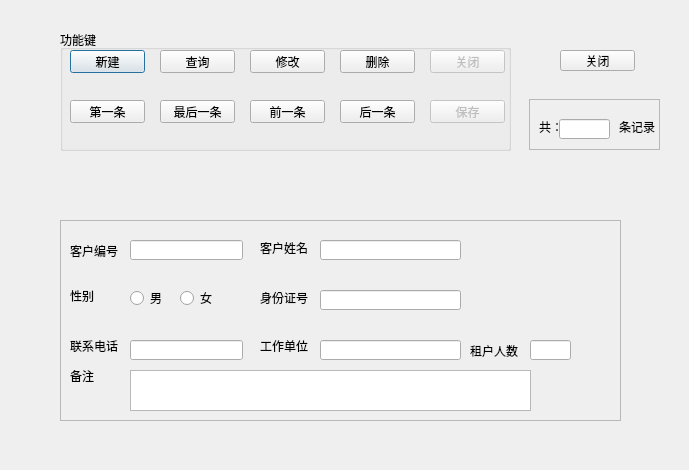
<?xml version="1.0" encoding="UTF-8"?>
<ui version="4.0">
 <class>Customer</class>
 <widget class="QDialog" name="Customer">
  <property name="geometry">
   <rect>
    <x>0</x>
    <y>0</y>
    <width>689</width>
    <height>470</height>
   </rect>
  </property>
  <property name="windowTitle">
   <string>用户管理</string>
  </property>
  <widget class="QFrame" name="frame">
   <property name="enabled">
    <bool>true</bool>
   </property>
   <property name="geometry">
    <rect>
     <x>60</x>
     <y>220</y>
     <width>561</width>
     <height>201</height>
    </rect>
   </property>
   <property name="frameShape">
    <enum>QFrame::StyledPanel</enum>
   </property>
   <property name="frameShadow">
    <enum>QFrame::Raised</enum>
   </property>
   <widget class="QLabel" name="label">
    <property name="geometry">
     <rect>
      <x>10</x>
      <y>20</y>
      <width>54</width>
      <height>21</height>
     </rect>
    </property>
    <property name="text">
     <string>客户编号</string>
    </property>
   </widget>
   <widget class="QLineEdit" name="lineEditCustomerId">
    <property name="enabled">
     <bool>true</bool>
    </property>
    <property name="geometry">
     <rect>
      <x>70</x>
      <y>20</y>
      <width>113</width>
      <height>20</height>
     </rect>
    </property>
   </widget>
   <widget class="QLabel" name="label_2">
    <property name="geometry">
     <rect>
      <x>200</x>
      <y>20</y>
      <width>54</width>
      <height>16</height>
     </rect>
    </property>
    <property name="text">
     <string>客户姓名</string>
    </property>
   </widget>
   <widget class="QLineEdit" name="lineEditName">
    <property name="enabled">
     <bool>true</bool>
    </property>
    <property name="geometry">
     <rect>
      <x>260</x>
      <y>20</y>
      <width>141</width>
      <height>20</height>
     </rect>
    </property>
   </widget>
   <widget class="QLabel" name="label_4">
    <property name="geometry">
     <rect>
      <x>200</x>
      <y>70</y>
      <width>54</width>
      <height>16</height>
     </rect>
    </property>
    <property name="text">
     <string>身份证号</string>
    </property>
   </widget>
   <widget class="QLabel" name="label_3">
    <property name="geometry">
     <rect>
      <x>10</x>
      <y>70</y>
      <width>54</width>
      <height>12</height>
     </rect>
    </property>
    <property name="text">
     <string>性别</string>
    </property>
   </widget>
   <widget class="QRadioButton" name="male_Button">
    <property name="geometry">
     <rect>
      <x>70</x>
      <y>70</y>
      <width>89</width>
      <height>16</height>
     </rect>
    </property>
    <property name="text">
     <string>男</string>
    </property>
   </widget>
   <widget class="QRadioButton" name="female_Button">
    <property name="geometry">
     <rect>
      <x>120</x>
      <y>70</y>
      <width>89</width>
      <height>16</height>
     </rect>
    </property>
    <property name="text">
     <string>女</string>
    </property>
   </widget>
   <widget class="QLineEdit" name="lineEditIdCard">
    <property name="geometry">
     <rect>
      <x>260</x>
      <y>70</y>
      <width>141</width>
      <height>20</height>
     </rect>
    </property>
   </widget>
   <widget class="QLabel" name="label_5">
    <property name="geometry">
     <rect>
      <x>10</x>
      <y>120</y>
      <width>54</width>
      <height>12</height>
     </rect>
    </property>
    <property name="text">
     <string>联系电话</string>
    </property>
   </widget>
   <widget class="QLineEdit" name="lineEditTelephone">
    <property name="geometry">
     <rect>
      <x>70</x>
      <y>120</y>
      <width>113</width>
      <height>20</height>
     </rect>
    </property>
   </widget>
   <widget class="QLabel" name="label_6">
    <property name="geometry">
     <rect>
      <x>200</x>
      <y>120</y>
      <width>54</width>
      <height>12</height>
     </rect>
    </property>
    <property name="text">
     <string>工作单位</string>
    </property>
   </widget>
   <widget class="QLineEdit" name="lineEditAddress">
    <property name="geometry">
     <rect>
      <x>260</x>
      <y>120</y>
      <width>141</width>
      <height>20</height>
     </rect>
    </property>
   </widget>
   <widget class="QLabel" name="label_7">
    <property name="geometry">
     <rect>
      <x>10</x>
      <y>150</y>
      <width>54</width>
      <height>12</height>
     </rect>
    </property>
    <property name="text">
     <string>备注</string>
    </property>
   </widget>
   <widget class="QLabel" name="label_8">
    <property name="geometry">
     <rect>
      <x>410</x>
      <y>120</y>
      <width>54</width>
      <height>21</height>
     </rect>
    </property>
    <property name="text">
     <string>租户人数</string>
    </property>
   </widget>
   <widget class="QTextEdit" name="textEditRemark">
    <property name="geometry">
     <rect>
      <x>70</x>
      <y>150</y>
      <width>401</width>
      <height>41</height>
     </rect>
    </property>
   </widget>
   <widget class="QLineEdit" name="lineEditNumber">
    <property name="geometry">
     <rect>
      <x>470</x>
      <y>120</y>
      <width>41</width>
      <height>20</height>
     </rect>
    </property>
   </widget>
   <zorder>label</zorder>
   <zorder>label_2</zorder>
   <zorder>lineEditName</zorder>
   <zorder>label_4</zorder>
   <zorder>label_3</zorder>
   <zorder>male_Button</zorder>
   <zorder>female_Button</zorder>
   <zorder>lineEditIdCard</zorder>
   <zorder>label_5</zorder>
   <zorder>lineEditTelephone</zorder>
   <zorder>label_6</zorder>
   <zorder>lineEditAddress</zorder>
   <zorder>label_7</zorder>
   <zorder>label_8</zorder>
   <zorder>textEditRemark</zorder>
   <zorder>lineEditNumber</zorder>
   <zorder>lineEditCustomerId</zorder>
  </widget>
  <widget class="QGroupBox" name="groupBox">
   <property name="geometry">
    <rect>
     <x>60</x>
     <y>30</y>
     <width>451</width>
     <height>121</height>
    </rect>
   </property>
   <property name="title">
    <string>功能键</string>
   </property>
   <widget class="QPushButton" name="btnAdd">
    <property name="geometry">
     <rect>
      <x>10</x>
      <y>20</y>
      <width>75</width>
      <height>23</height>
     </rect>
    </property>
    <property name="text">
     <string>新建</string>
    </property>
   </widget>
   <widget class="QPushButton" name="btnSearch">
    <property name="geometry">
     <rect>
      <x>100</x>
      <y>20</y>
      <width>75</width>
      <height>23</height>
     </rect>
    </property>
    <property name="text">
     <string>查询</string>
    </property>
   </widget>
   <widget class="QPushButton" name="btnAlter">
    <property name="geometry">
     <rect>
      <x>190</x>
      <y>20</y>
      <width>75</width>
      <height>23</height>
     </rect>
    </property>
    <property name="text">
     <string>修改</string>
    </property>
   </widget>
   <widget class="QPushButton" name="btnDelete">
    <property name="geometry">
     <rect>
      <x>280</x>
      <y>20</y>
      <width>75</width>
      <height>23</height>
     </rect>
    </property>
    <property name="text">
     <string>删除</string>
    </property>
   </widget>
   <widget class="QPushButton" name="btnFirst">
    <property name="geometry">
     <rect>
      <x>10</x>
      <y>70</y>
      <width>75</width>
      <height>23</height>
     </rect>
    </property>
    <property name="text">
     <string>第一条</string>
    </property>
   </widget>
   <widget class="QPushButton" name="btnLast">
    <property name="geometry">
     <rect>
      <x>100</x>
      <y>70</y>
      <width>75</width>
      <height>23</height>
     </rect>
    </property>
    <property name="text">
     <string>最后一条</string>
    </property>
   </widget>
   <widget class="QPushButton" name="btnFormer">
    <property name="geometry">
     <rect>
      <x>190</x>
      <y>70</y>
      <width>75</width>
      <height>23</height>
     </rect>
    </property>
    <property name="text">
     <string>前一条</string>
    </property>
   </widget>
   <widget class="QPushButton" name="btnLatter">
    <property name="geometry">
     <rect>
      <x>280</x>
      <y>70</y>
      <width>75</width>
      <height>23</height>
     </rect>
    </property>
    <property name="text">
     <string>后一条</string>
    </property>
   </widget>
   <widget class="QPushButton" name="btnClose">
    <property name="enabled">
     <bool>false</bool>
    </property>
    <property name="geometry">
     <rect>
      <x>370</x>
      <y>20</y>
      <width>75</width>
      <height>23</height>
     </rect>
    </property>
    <property name="text">
     <string>关闭</string>
    </property>
   </widget>
   <widget class="QPushButton" name="btnSave">
    <property name="enabled">
     <bool>false</bool>
    </property>
    <property name="geometry">
     <rect>
      <x>370</x>
      <y>70</y>
      <width>75</width>
      <height>23</height>
     </rect>
    </property>
    <property name="text">
     <string>保存</string>
    </property>
   </widget>
  </widget>
  <widget class="QFrame" name="frame_2">
   <property name="geometry">
    <rect>
     <x>529</x>
     <y>99</y>
     <width>131</width>
     <height>51</height>
    </rect>
   </property>
   <property name="frameShape">
    <enum>QFrame::StyledPanel</enum>
   </property>
   <property name="frameShadow">
    <enum>QFrame::Raised</enum>
   </property>
   <widget class="QLabel" name="label_9">
    <property name="geometry">
     <rect>
      <x>10</x>
      <y>20</y>
      <width>21</width>
      <height>16</height>
     </rect>
    </property>
    <property name="text">
     <string>共：</string>
    </property>
   </widget>
   <widget class="QLineEdit" name="lineEditCount">
    <property name="geometry">
     <rect>
      <x>30</x>
      <y>20</y>
      <width>51</width>
      <height>20</height>
     </rect>
    </property>
   </widget>
   <widget class="QLabel" name="label_10">
    <property name="geometry">
     <rect>
      <x>90</x>
      <y>20</y>
      <width>41</width>
      <height>16</height>
     </rect>
    </property>
    <property name="text">
     <string>条记录</string>
    </property>
   </widget>
  </widget>
  <widget class="QPushButton" name="btnExit">
   <property name="geometry">
    <rect>
     <x>560</x>
     <y>50</y>
     <width>75</width>
     <height>21</height>
    </rect>
   </property>
   <property name="text">
    <string>关闭</string>
   </property>
  </widget>
 </widget>
 <resources/>
 <connections>
  <connection>
   <sender>btnAdd</sender>
   <signal>clicked()</signal>
   <receiver>frame</receiver>
   <slot>setFocus()</slot>
   <hints>
    <hint type="sourcelabel">
     <x>102</x>
     <y>67</y>
    </hint>
    <hint type="destinationlabel">
     <x>105</x>
     <y>220</y>
    </hint>
   </hints>
  </connection>
  <connection>
   <sender>btnSearch</sender>
   <signal>clicked()</signal>
   <receiver>frame</receiver>
   <slot>setFocus()</slot>
   <hints>
    <hint type="sourcelabel">
     <x>184</x>
     <y>71</y>
    </hint>
    <hint type="destinationlabel">
     <x>198</x>
     <y>221</y>
    </hint>
   </hints>
  </connection>
  <connection>
   <sender>btnAlter</sender>
   <signal>clicked()</signal>
   <receiver>frame</receiver>
   <slot>setFocus()</slot>
   <hints>
    <hint type="sourcelabel">
     <x>290</x>
     <y>71</y>
    </hint>
    <hint type="destinationlabel">
     <x>285</x>
     <y>222</y>
    </hint>
   </hints>
  </connection>
 </connections>
</ui>
